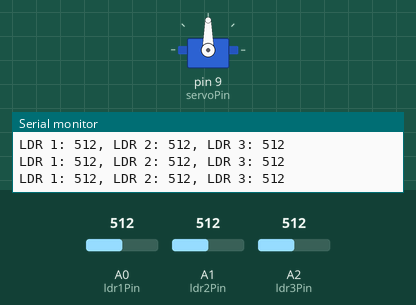
Bench run of a sketch on a simulated Arduino Uno, built with avr-gcc and run on an emulated ATmega328P. Parts: servo, the last lines printed to the serial monitor. Inputs (shaded band) come from the test bench; at power-on: A0 (ldr1Pin) = 512, A1 (ldr2Pin) = 512, A2 (ldr3Pin) = 512.

Above: at 1.3 s.
1.4 s: A0 (ldr1Pin) set to 551
2.9 s: A0 (ldr1Pin) set to 580
At 3.4 s:
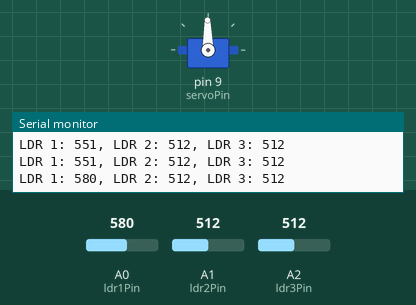
5.9 s: A0 (ldr1Pin) set to 511
At 6.5 s:
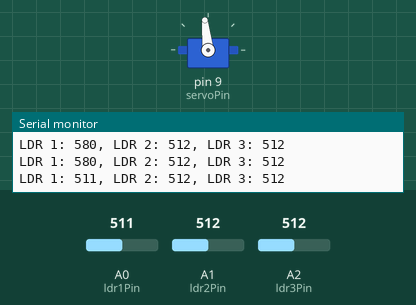
7.4 s: A1 (ldr2Pin) set to 545
8.9 s: A1 (ldr2Pin) set to 574
At 11.9 s:
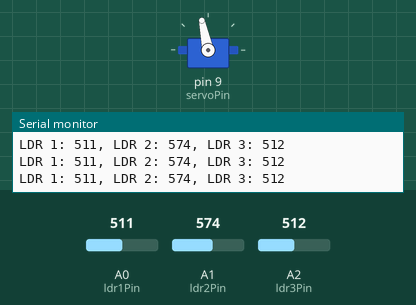
Timing chart, 0 to 22.5 s (numbered marks = the images above; inputs shaded):
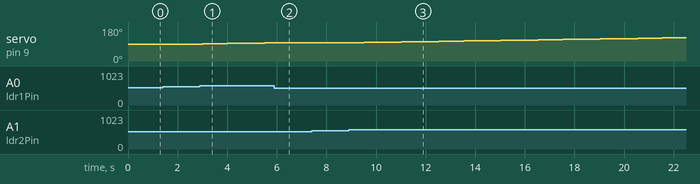

The sketch:

SolarCooker.ino
```cpp
#include <Servo.h>

// Define servo pin
const int servoPin = 9;

// Define LDR pins
const int ldr1Pin = A0;
const int ldr2Pin = A1;
const int ldr3Pin = A2;

// Create servo object
Servo myservo;

// Define variables
int ldr1Val, ldr2Val, ldr3Val;
int referenceLDR, minLDR;
int position = 90; // Initial position of the servo (0-180 degrees)

void setup() {
  // Attach servo to pin
  myservo.attach(servoPin);

  // Initialize serial communication
  Serial.begin(9600);
}

void loop() {
  // Read LDR values
  ldr1Val = analogRead(ldr1Pin);
  ldr2Val = analogRead(ldr2Pin);
  ldr3Val = analogRead(ldr3Pin);

  // Find the LDR with the minimum reading (assuming higher light value means brighter)
  referenceLDR = max(ldr1Val, max(ldr2Val, ldr3Val));
  minLDR = min(ldr1Val, min(ldr2Val, ldr3Val));

  // Print readings for debugging purposes
  Serial.print("LDR 1: ");
  Serial.print(ldr1Val);
  Serial.print(", LDR 2: ");
  Serial.print(ldr2Val);
  Serial.print(", LDR 3: ");
  Serial.println(ldr3Val);

  // Check if the reference LDR is not the minimum (indicating the sun is not directly above it)
  if (referenceLDR != minLDR) {
    // Calculate the difference between the reference LDR and the minimum LDR
    int difference = referenceLDR - minLDR;

    // Adjust servo position based on the difference
    if (difference > 50) { // Adjust threshold value as needed
      position++; // Move servo clockwise
    } else if (difference < -50) {
      position--; // Move servo counter-clockwise
    }

    // Constrain servo position within range (0-180 degrees)
    position = constrain(position, 0, 180);

    // Move the servo to the new position
    myservo.write(position);
  }

  // Delay between readings
  delay(500);
}
```

Measured:
- after the input at 2.9 s, servo on pin 9 (servoPin): moves from 90° to 96° over 2.5 s, starting after 0.11 s
- after the input at 5.9 s, servo on pin 9 (servoPin): stays 96° (without the input it goes to 97° after 0.11 s)
- after the input at 8.9 s, servo on pin 9 (servoPin): moves from 96° to 123° over 13.0 s, starting after 0.12 s
